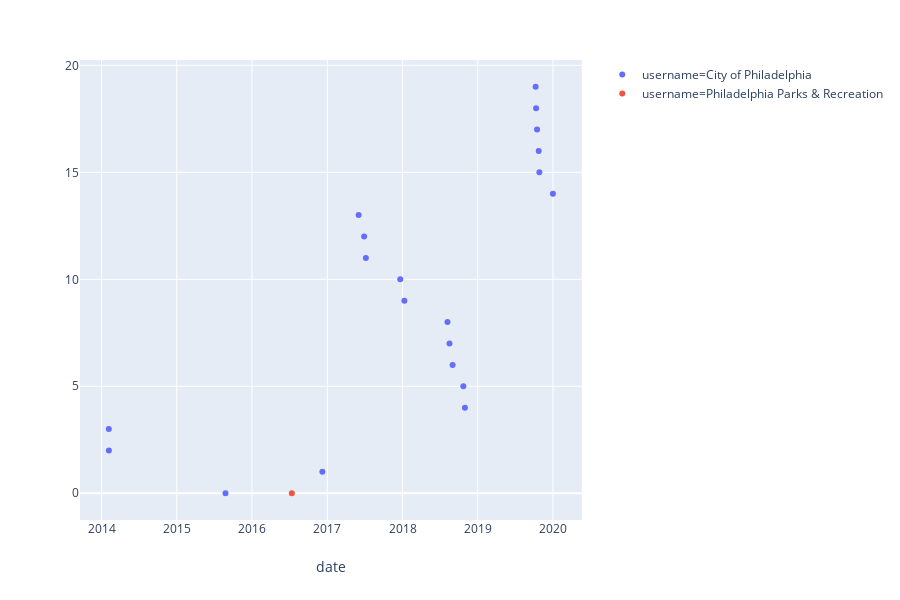

Write notebook code for a chart like this one.
### Code cell
fig = px.scatter(phila_tweets, x='date', color='username')
fig.show()

### Figure 1 — Plotly figure (JSON) as saved in the notebook; plotly's stock layout.template omitted (floating-point values rounded to 4 significant figures)
{"data": [{"hoverlabel": {"namelength": 0}, "hovertemplate": "username=City of Philadelphia<br>date=%{x}", "legendgroup": "username=City of Philadelphia", "marker": {"color": "#636efa", "symbol": "circle"}, "mode": "markers", "name": "username=City of Philadelphia", "showlegend": true, "type": "scatter", "x": ["2015-08-25T17:02:57", "2016-12-07T17:30:17", "2014-02-05T21:34:18", "2014-02-05T15:06:11", "2018-10-30T15:00:49", "2018-10-22T22:00:39", "2018-08-31T19:46:41", "2018-08-16T18:30:11", "2018-08-06T23:30:05", "2018-01-09T19:00:15", "2017-12-20T17:00:56", "2017-07-06T19:30:10", "2017-06-28T14:25:16", "2017-06-01T20:39:10", "2019-12-31T15:25:03", "2019-10-26T21:10:05", "2019-10-23T15:30:29", "2019-10-15T17:35:05", "2019-10-10T23:00:33", "2019-10-08T15:15:07"], "xaxis": "x", "yaxis": "y"}, {"hoverlabel": {"namelength": 0}, "hovertemplate": "username=Philadelphia Parks & Recreation<br>date=%{x}", "legendgroup": "username=Philadelphia Parks & Recreation", "marker": {"color": "#EF553B", "symbol": "circle"}, "mode": "markers", "name": "username=Philadelphia Parks & Recreation", "showlegend": true, "type": "scatter", "x": ["2016-07-12T16:15:14"], "xaxis": "x", "yaxis": "y"}], "layout": {"height": 600, "legend": {"tracegroupgap": 0}, "margin": {"t": 60}, "xaxis": {"anchor": "y", "domain": [0, 0.98], "title": {"text": "date"}}, "yaxis": {"anchor": "x", "domain": [0, 1]}}}
